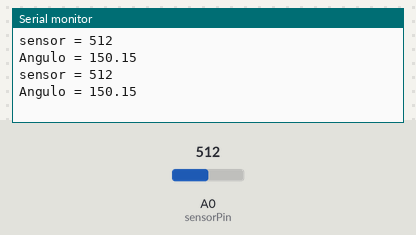
The sketch below on a simulated Arduino Uno, built with avr-gcc and run on an emulated ATmega328P. Shown: the last lines printed to the serial monitor. The inputs (shaded band) are chosen by the test bench; at power-on: A0 (sensorPin) = 512.

Above: at 1.8 s.
1.9 s: A0 (sensorPin) set to 716
At 2.8 s:
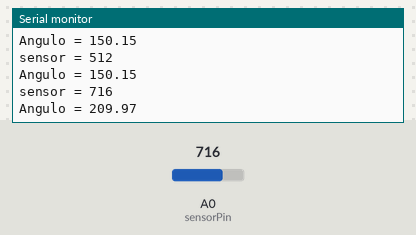
3.4 s: A0 (sensorPin) set to 900
At 4.8 s:
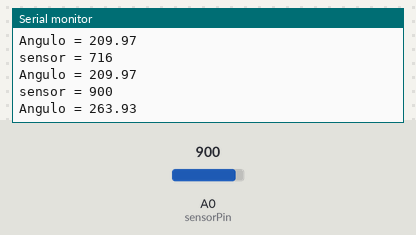
Timing chart, 0 to 6.4 s (numbered marks = the images above; inputs shaded):
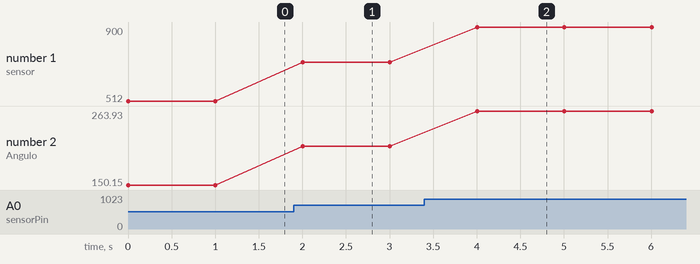

Measured:
- after the input at 1.9 s, the serial monitor: prints a new line after 0.10 s (image 1)
- after the input at 3.4 s, the serial monitor: prints a new line after 0.60 s (image 2)
- plotted number 1: 512 → 716 after the input at 1.9 s, 716 → 900 after the input at 3.4 s
- plotted number 2: 150.15 → 209.97 after the input at 1.9 s, 209.97 → 263.93 after the input at 3.4 s

The sketch:

P1_Sensor_Analogico_2.ino
```cpp
int sensorPin = A0;   // Pin donde se conecta el potenciómetro
int sensorValue = 0;  // Variable para guardar el valor medido

float angulo = 0; // Angulo del potenciometro

void setup() {
  // Inicio el serial para imprimir en consola
  Serial.begin(115200);
}

void loop() {
  sensorValue = analogRead(sensorPin);

  // El valor del potenciómetro se representa entre 0 y 1023
  // El pote. no da toda la vuelta, barre aprox 300°
  angulo = sensorValue * (300.0/1023.0);

  Serial.print("sensor = ");
  Serial.println(sensorValue);

  Serial.print("Angulo = ");
  Serial.println(angulo);

  delay(1000);
}
```
